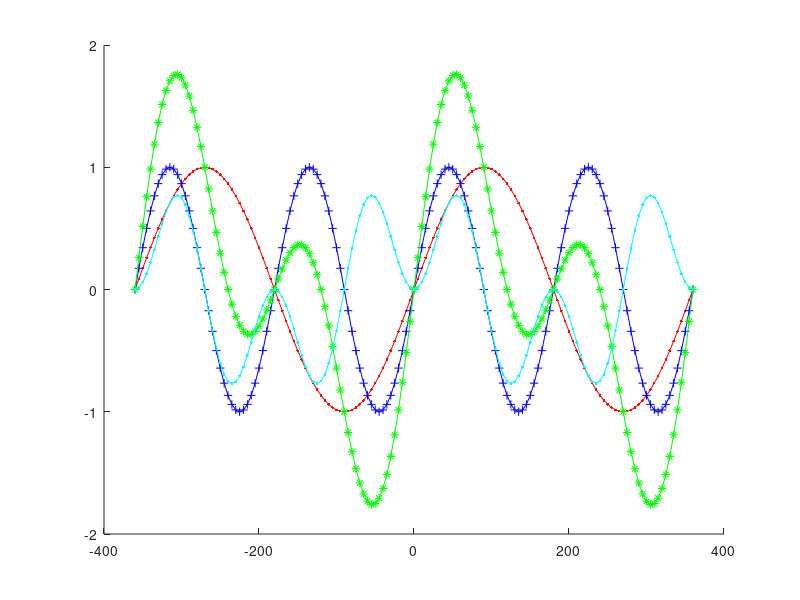

Write the MATLAB code that produced this figure.
x=-360:5:360;
y1= sind(x);
hold on;
plot(x,y1,'.-r')
y2 = sind(2*x);
plot(x,y2,'+-b')
y3 = sind(x)+sind(2*x);
plot(x,y3,'*-g')
y4 = sind(x).*sind(2*x);
plot(x,y4,'.-c')
hold off;